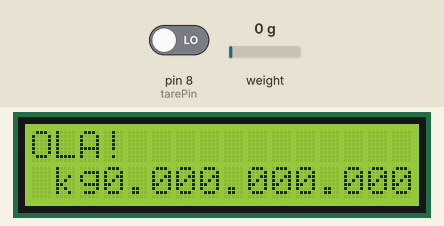
This sketch was run on a simulated Arduino Uno, built with avr-gcc and run on an emulated ATmega328P. Shown: 16×2 character LCD. The inputs (shaded band) are chosen by the test bench; at power-on: weight on the scale 0 g, pin 8 (tarePin) LOW. What the sketch prints to the serial monitor is not drawn.

Above: at 1.5 s.
At 2.2 s:
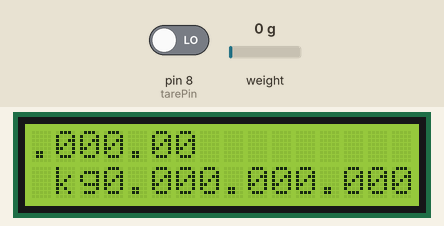
2.3 s: weight on the scale set to 100 g
At 3.9 s:
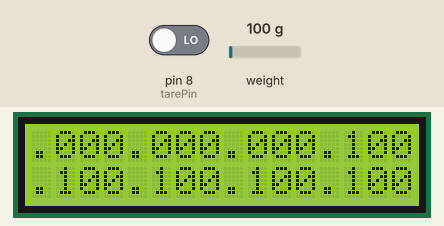
4.5 s: weight on the scale set to 1250 g
At 4.8 s:
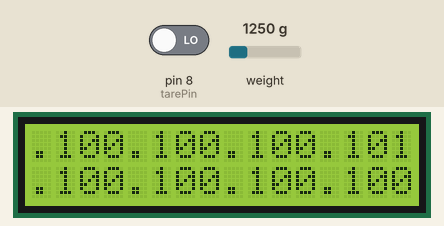
6.0 s: weight on the scale set to 2500 g
At 8.7 s:
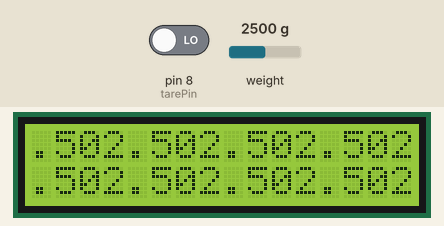
Timing chart, 0 to 10.2 s (numbered marks = the images above; inputs shaded):
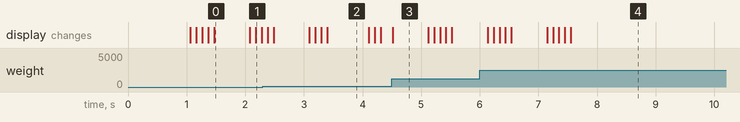

The sketch:

load-cell-300kg-lcd.ino
```cpp
#include <LiquidCrystal.h>
#include "HX711.h"
#define calibration_factor 24452.78 //This value is obtained using the SparkFun_HX711_Calibration sketch
#define DOUT 7   //used to be 3
#define CLK 6    //used to be 2


// initialize the library with the numbers of the interface pins
LiquidCrystal lcd(12, 11, 5, 4, 3, 2);
HX711 scale;
const int tarePin = 8;  //Tare button at pin 8

void setup()
{
  scale.begin(DOUT, CLK);
  scale.set_scale(calibration_factor);

  Serial.begin(115200);

  pinMode(tarePin, INPUT);

  lcd.begin(16, 2);
  // Print a message to the LCD.
  lcd.setCursor(0, 0);
  lcd.print("OLA!");
  delay(1000);
  lcd.setCursor(1, 6);
  lcd.print("kg");

  if(digitalRead(tarePin) == HIGH)
  {
    lcd.setCursor(0,0);
    lcd.print("tare");
    scale.tare();
    delay(500);
  }
}

void loop()
{
  // lcd.setCursor(0, 0);
  // lcd.print(scale.get_units()); //scale.get_units() returns a float
  if (!scale.is_ready())
  {
    return;
  }

  // float weight = scale.get_units(1);
  float weight = scale.get_units(1);

  // lcd.setCursor(0, 0);
  // lcd.print(weight, 2);
  lcd.print(weight);
  // lcd.print(" kg   ");

  Serial.println(weight, 2);
}
```

Measured:
- after the input at 4.5 s, the display: changes at once (image 3)
- what the display in image 0 shows lasts 0.6 s, from 1.5 s to 2.1 s
- what the display in image 2 shows lasts 0.7 s, from 3.4 s to 4.1 s
